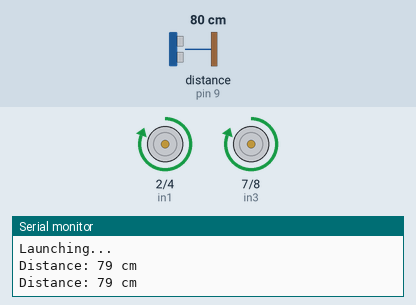
Recording of a sketch running on a simulated Arduino Uno, built with avr-gcc and run on an emulated ATmega328P. On the bench: motor-driver pin pairs drawn as motors (green arrow = first pin HIGH = forward, orange = second pin HIGH = backward, longer = more drive), the last lines printed to the serial monitor. Wiring (inferred from the names in the program): ultrasonic range finder: trigger pin 10; echo pin 9. Inputs (shaded band) come from the test bench; at power-on: distance to the obstacle (sensor on pin 9) 80 cm. The echo pulse lasts 58.3 µs per cm.

Above: at 10.8 s.
10.9 s: distance to the obstacle (sensor on pin 9) set to 22 cm
23.2 s: distance to the obstacle (sensor on pin 9) set to 18 cm
At 33.2 s:
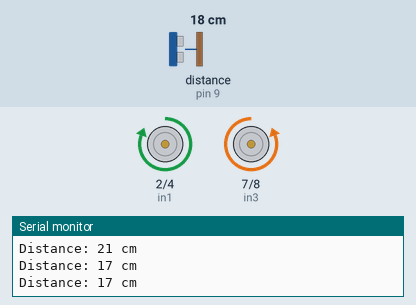
33.5 s: distance to the obstacle (sensor on pin 9) set to 13 cm
43.5 s: distance to the obstacle (sensor on pin 9) set to 10 cm
At 49.1 s:
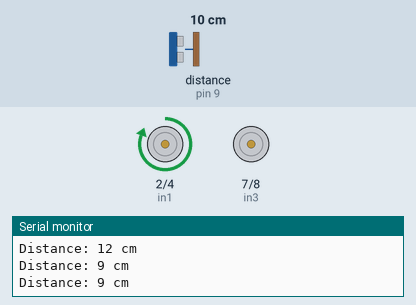
53.5 s: distance to the obstacle (sensor on pin 9) set to 35 cm
At 66.9 s:
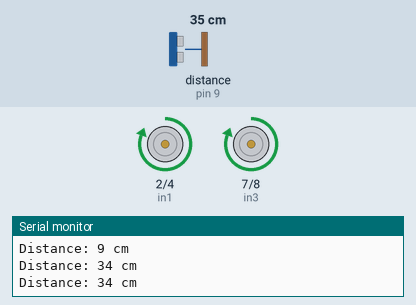
67.5 s: distance to the obstacle (sensor on pin 9) set to 2 cm
At 81.5 s:
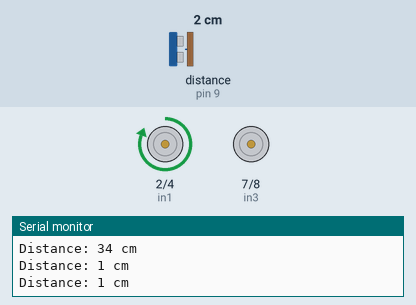
Timing chart, 0 to 82.5 s (numbered marks = the images above; inputs shaded):
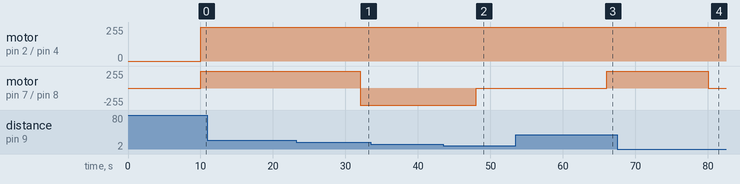

Measured:
- the behaviour switches between 21 and 20 cm on distance to the obstacle (sensor on pin 9) (found by bisection; images 0 and 1)
- the behaviour switches between 12 and 11 cm on distance to the obstacle (sensor on pin 9) (found by bisection; images 1 and 2)
- after the input at 23.2 s, motor on pin 7 (in3) / pin 8 (in4): forward 255/255 → backward 255/255 after 8.8 s
- after the input at 43.5 s, motor on pin 7 (in3) / pin 8 (in4): backward 255/255 → stopped after 4.6 s
- after the input at 53.5 s, motor on pin 7 (in3) / pin 8 (in4): stopped → forward 255/255 after 12.6 s
- after the input at 67.5 s, motor on pin 7 (in3) / pin 8 (in4): forward 255/255 → stopped after 12.6 s

The sketch:

Arduino_Robot_Code.ino
```cpp
//Defining connections for the motors
#define in1 2    //in1 (H-board) connected with 2 (Arduino)
#define in2 4    //in2 (H-board) connected with 4 (Arduino)
#define in3 7    //in3 (H-board) connected with 7 (Arduino)
#define in4 8    //in4 (H-board) connected with 8 (Arduino)

//Defining connections for ultrasonic sensor
#define echoPin 9    //echo (Sensor) connected with PWM 9
#define trigPin 10   //trig (Sensor) connected with PWM 10

//Defining variables
long duration; //Long variable used to extend the amount of time the sensor records to properly measure the the speed of the wavelength when calculating distance
int distance; //variable for distance in centimeters

void setup()
{
 pinMode (trigPin, OUTPUT);     //The trig pin on the Sensor
 pinMode (echoPin, INPUT);      //The echo pin on the Sensor
 pinMode (in1, OUTPUT);         //In1 on the H-Board; Used to spin the left motor in the same direction as In3
 pinMode (in2, OUTPUT); //       //In2 on the H-Board; Used to spin the left motor in the same direction as In4  INPUT
 pinMode (in3, OUTPUT);         //In3 on the H-Board; Used to spin the right motor in the same direction as In1
 pinMode (in4, OUTPUT);          //In4 on the H-Board; Used to spin the right motor in the same direction as In2 INPUT
 Serial.begin(9600);            //Launches the Serial Monitor in 9600 baud
 Serial.println("Launching..."); //Just to know when the program starts
}

void loop()
{
  digitalWrite(trigPin, LOW);    //Doesn't trigger the Sensor
  delay(2);                      //The delay
  digitalWrite(trigPin, HIGH);   //Triggers the Sensor and the ultrasonic pulses
  delay(1);                      //Another delay
  digitalWrite(trigPin, LOW);    //Stops the Sensor
  duration=pulseIn(echoPin, HIGH); //The echoPin activates and recieves the wave used by the trigPin
  distance=duration*34300/2000000;        //Distance=Duration*Speed of Sound (in centimeters)/the delay that the trigPin writes (in microseconds)
  Serial.print("Distance: ");             //Print
  Serial.print(distance);                 //Print
  Serial.println(" cm");                  //Prints and has the printing in the Serial Monitor be on separate lines
  {
  if (distance<=10)                       //If the distance is less than or equal to 10 centimeters, then the motors will spin opposite of each other
  {
    delay (4000);
    analogWrite(in1,250);
    digitalWrite(in3,LOW);
    digitalWrite(in2,LOW);
    digitalWrite(in4,LOW);
  }
  if (distance <20 && distance >10)                                   //If the distance is greater than 10 centimeters, then the motors will spin together in the same direction
  {
    delay (2000);
    digitalWrite(in1,HIGH);
    digitalWrite(in3,LOW);              //analogWrite
    digitalWrite(in2,LOW);
    digitalWrite(in4,HIGH);
  }
  if (distance >=20)
  {
    delay (10000);
    digitalWrite(in1, HIGH);
    digitalWrite(in3, HIGH);
    digitalWrite(in2, LOW);
    digitalWrite(in4, LOW);
  }
  }
 }
```
